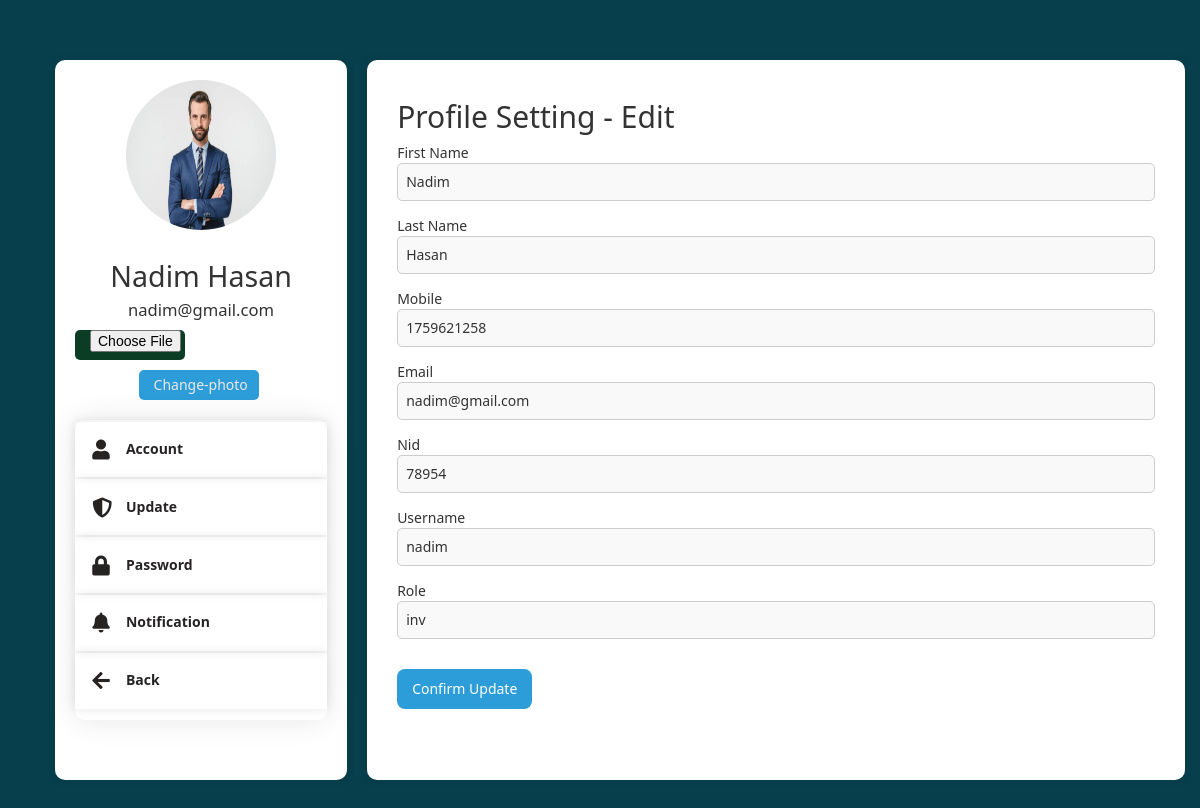
Screenshot of /Investor/profile_investor_update_real.php (signed in) with the database file from the repository.
### tables this page shows
CREATE TABLE `investor_reg_table1` (
  `id` int(11) NOT NULL,
  `investor_profile` varchar(255) NOT NULL,
  `first-name` varchar(255) NOT NULL,
  `last-name` varchar(255) NOT NULL,
  `name` varchar(255) NOT NULL,
  `username` varchar(255) NOT NULL,
  `password` varchar(255) NOT NULL,
  `nid` int(255) NOT NULL,
  `email` varchar(255) NOT NULL,
  `phone` int(11) NOT NULL,
  `date_sign` varchar(100) NOT NULL,
  `role` varchar(255) NOT NULL DEFAULT 'inv'
);

### Investor/profile_investor_update_real.php (the view, shortened to what this page needs)
<link rel="stylesheet" href="https://maxcdn.bootstrapcdn.com/bootstrap/3.4.1/css/bootstrap.min.css">
<?php
require "include/profile_sidebar.php";?>
<div class="settingside-allform">
                    <?php
require "../Admin/includes/configure.php";
if(!$connnection){
   die("not connected".mysqli_error());
}else{
    if(isset($_SESSION['id']))
    {
      $rcv=$_SESSION['id'];
      $getinfo="SELECT * FROM `investor_reg_table1` WHERE id = $rcv";
      $select_info=mysqli_query($connnection,$getinfo);
      while($row=mysqli_fetch_assoc($select_info)){
      ?>
                     <form action="profile_update_chk.php" class="details" method="post">
                           <h2>Profile Setting - Edit</h2>
                           <lebel>First Name</lebel>
                           <input type="text" name="fname" value="<?php echo $row['first-name'];?>">
                           <lebel>Last Name</lebel>
                           <input type="text" name="lname" value="<?php echo $row['last-name'];?>">
                           <lebel>Mobile</lebel>
                           <input type="number" name="mobile" value="<?php echo $row['phone'];?>"><br>
                           <lebel>Email</lebel>
                           <input type="email" name="email" value="<?php echo $row['email'];?>"><br>
                           <lebel>Nid</lebel>
                           <input type="text" name="nid" value="<?php echo $row['nid'];?>"><br>
                           <lebel>Username</lebel>
                           <input type="text" name="username" value="<?php echo $row['username'];?>"><br>
                           <lebel>Role</lebel>
                           <input type="text" name="role" value="<?php echo $row['role'];?>"><br>
                           <input type="submit" value="Confirm Update" name="submit"><br>
                     </form>
          </div>
        </div>
    </div>
<?php
  }
}
}
?>
    </body>
</html>

### Investor/include/profile_sidebar.php (shortened to what this page needs)
<!DOCTYPE html>
<html>
    <head>
        <link rel="stylesheet" href="profile_setting_style.css">
        <link rel="stylesheet" href="https://cdnjs.cloudflare.com/ajax/libs/font-awesome/5.15.3/css/all.min.css">
    </head>
    <body>
    <?php         require "../Admin/includes/configure.php";
    if(!$connnection){
         die("not connected".mysqli_error());
       }else{
         $usnm=$_SESSION['useRname'];
         $query="SELECT * FROM `investor_reg_table1` WHERE username = '$usnm'";
$result=mysqli_query($connnection,$query);
   $count=mysqli_num_rows($result);
       if($count>0){
         $row=mysqli_fetch_assoc($result);
                 $profile_pic=$row['investor_profile'];
                 $fname=$row['name'];
                 $email=$row['email'];
                 $fullname=$fname;
                 ?>
<div class="mainpage">
    <div class="container">
          <div class="sidebarfor">
              <div class="profilebigone">
                   <img src="investor_profile/<?php echo $profile_pic;?>">
              </div>
              <div class="name">
                   <h1><?php echo $fullname;?></h1>
                   <h4><?php echo $email;?></h4>
                   <form method="post" action="profile_change_chk.php" enctype="multipart/form-data">
                   <input type="file" value="Change-photo" name="pic">
                   <input type="submit" value="Change-photo" name="submitt">
                 </form>
              </div>
              <ul class="list">
                <li><a href="profile_investor_details.php"><i class="fas fa-user"></i> Account</a></li>
                <li><a href="profile_investor_update_real.php"><i class="fas fa-shield-alt"></i> Update</a></li>
                <li><a href="profile_investor_password_change_real.php"><i class="fas fa-lock"></i> Password</a></li>
                <li><a href="#"><i class="fas fa-bell"></i> Notification</a></li>
                <li><a href="investor_home.php"><i class="fas fa-arrow-left"></i> Back</a></li>
            </ul>
          </div>
       <?php }
             }
             ?>

### Investor/profile_setting_style.css (style rules this page uses)
* { margin: 0; padding: 0; box-sizing: border-box; }
body { font-family: 'ui-sans-sarif' ,system-ui, -apple-system, BlinkMacSystemFont, 'Segoe UI', Roboto, Oxygen, Ubuntu, Cantarell, 'Open Sans', 'Helvetica Neue', sans-serif; }
.container { width: 100%; min-height: 90vh; background-color: #083f4c; display: flex; flex-direction: row; margin:auto; }
.sidebarfor h1 { font-size: calc(.5 * (5.5vh + 1.1vw)); }
.sidebarfor h4 { font-size: calc(.5 * (2.5vh + 1.1vw)); }
.sidebarfor { background-color: #fff; display: flex; flex-direction: column; height: 90vh; width: 25%; margin: 40px; margin-right: 20px; margin-top: 60px; padding: 20px; border-radius: 10px; box-shadow: 0 0 10px rgba(0, 0, 0, 0.1); }
.sidebarfor img { display: block; width: 150px; height: 150px; border-radius: 50%; align-self: center; margin-left: auto; margin-right: auto; }
.list { background-color: white; display: flex; flex-direction: column; margin-top: 10px; border-radius: 10px; height: 300px; box-shadow: 0 0 30px rgba(0, 0, 0, 0.1); }
.list li { list-style: none; padding: 17.3px; margin-top: 2px; box-shadow: 0 0 10px rgba(0, 0, 0, 0.1); }
.list li a { text-decoration: none; color: #262323; font-weight: bold; }
.list li a i { width: 20px; height: 20px; font-size: 20px; margin-right: 10px; vertical-align: middle; }
.name { text-align: center; margin-top: 10px; margin-bottom: 10px; }
input[type="submit"] { margin-top: 10px; width: 120px; padding: 0px 15px; background-color: #2d9dda; color: #ece7e7; border: none; height: 30px; border-radius: 5px; margin-right: 5px; cursor: pointer; }
input[type="file"] { margin-top: 10px; width: 110px; padding: 0px 15px; background-color: #0a3d23; color: #171616; border: none; height: 30px; border-radius: 5px; margin-right: 5px; cursor: pointer; }
.settingside-allform { background-color: #fff; width: 70%; height: 90vh; margin-top: 60px; padding: 20px; border-radius: 10px; box-shadow: 0 0 10px rgba(0, 0, 0, 0.1); }
.details { margin: 10px; }
.details input[type="text"], .details input[type="number"], .details input[type="email"], .details input[type="password"] { width: 100%; padding: 8px; margin-bottom: 15px; border: 1px solid #ccc; border-radius: 5px; background-color: #f9f9f9; transition: border-color 0.3s, box-shadow 0.3s; }
.details input[type="submit"] { width: auto; background-color: #2d9dda; color: #fff; border: none; height: 40px; border-radius: 8px; margin-top: 15px; cursor: pointer; transition: background-color 0.3s; }

### rows the page displays
investor_reg_table1: investor_profile (picture), name "Nadim Hasan", email "nadim@gmail.com", fname "Nadim", lname "Hasan", mobile "1759621258", nid "78954", username "nadim", role "inv"
